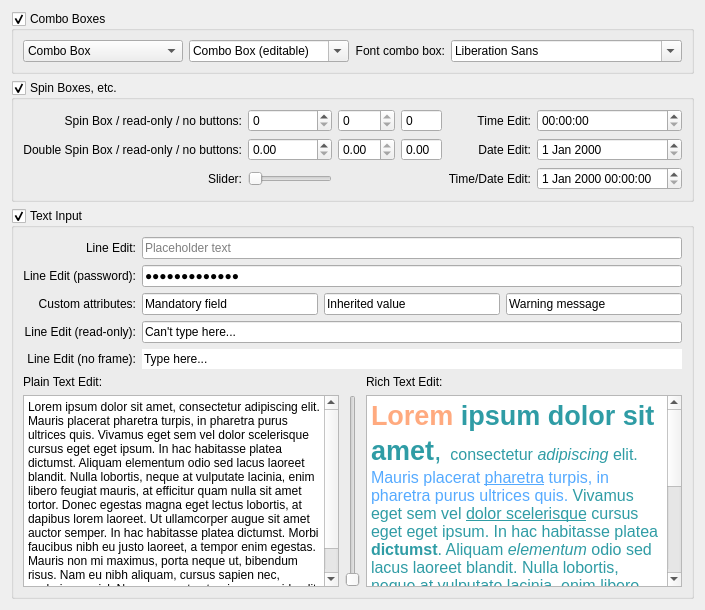
      <widget class="QWidget" name="tab_3">
       <attribute name="title">
        <string>Input Widgets</string>
       </attribute>
       <layout class="QVBoxLayout" name="verticalLayout_8">
        <item>
         <widget class="QGroupBox" name="groupBox_5">
          <property name="title">
           <string>Combo Boxes</string>
          </property>
          <property name="checkable">
           <bool>true</bool>
          </property>
          <layout class="QHBoxLayout" name="horizontalLayout_2">
           <item>
            <widget class="QComboBox" name="comboBox">
             <item>
              <property name="text">
               <string>Combo Box</string>
              </property>
             </item>
             <item>
              <property name="text">
               <string>New Item 1</string>
              </property>
             </item>
             <item>
              <property name="text">
               <string>New Item 2</string>
              </property>
             </item>
             <item>
              <property name="text">
               <string>New Item 3</string>
              </property>
             </item>
             <item>
              <property name="text">
               <string>New Item 4</string>
              </property>
             </item>
             <item>
              <property name="text">
               <string>New Item 5</string>
              </property>
             </item>
            </widget>
           </item>
           <item>
            <widget class="QComboBox" name="comboBox_2">
             <property name="editable">
              <bool>true</bool>
             </property>
             <item>
              <property name="text">
               <string>Combo Box (editable)</string>
              </property>
             </item>
             <item>
              <property name="text">
               <string>Item 1</string>
              </property>
             </item>
             <item>
              <property name="text">
               <string>Item 2</string>
              </property>
             </item>
             <item>
              <property name="text">
               <string>Item 3</string>
              </property>
             </item>
             <item>
              <property name="text">
               <string>Item 4</string>
              </property>
             </item>
             <item>
              <property name="text">
               <string>Item 5</string>
              </property>
             </item>
            </widget>
           </item>
           <item>
            <widget class="QLabel" name="label_22">
             <property name="sizePolicy">
              <sizepolicy hsizetype="Maximum" vsizetype="Preferred">
               <horstretch>0</horstretch>
               <verstretch>0</verstretch>
              </sizepolicy>
             </property>
             <property name="text">
              <string>Font combo box:</string>
             </property>
             <property name="alignment">
              <set>Qt::AlignRight|Qt::AlignTrailing|Qt::AlignVCenter</set>
             </property>
            </widget>
           </item>
           <item>
            <widget class="QFontComboBox" name="fontComboBox"/>
           </item>
          </layout>
         </widget>
        </item>
        <item>
         <widget class="QGroupBox" name="groupBox_6">
          <property name="title">
           <string>Spin Boxes, etc.</string>
          </property>
          <property name="checkable">
           <bool>true</bool>
          </property>
          <layout class="QGridLayout" name="gridLayout_3">
           <item row="1" column="2">
            <widget class="QDoubleSpinBox" name="doubleSpinBox_2">
             <property name="readOnly">
              <bool>true</bool>
             </property>
            </widget>
           </item>
           <item row="2" column="5">
            <widget class="QDateTimeEdit" name="dateTimeEdit"/>
           </item>
           <item row="1" column="1">
            <widget class="QDoubleSpinBox" name="doubleSpinBox"/>
           </item>
           <item row="1" column="5">
            <widget class="QDateEdit" name="dateEdit"/>
           </item>
           <item row="0" column="0">
            <widget class="QLabel" name="label_4">
             <property name="text">
              <string>Spin Box / read-only / no buttons:</string>
             </property>
             <property name="alignment">
              <set>Qt::AlignRight|Qt::AlignTrailing|Qt::AlignVCenter</set>
             </property>
            </widget>
           </item>
           <item row="0" column="2">
            <widget class="QSpinBox" name="spinBox_3">
             <property name="readOnly">
              <bool>true</bool>
             </property>
            </widget>
           </item>
           <item row="2" column="4">
            <widget class="QLabel" name="label_8">
             <property name="text">
              <string>Time/Date Edit:</string>
             </property>
             <property name="alignment">
              <set>Qt::AlignRight|Qt::AlignTrailing|Qt::AlignVCenter</set>
             </property>
            </widget>
           </item>
           <item row="0" column="4">
            <widget class="QLabel" name="label_6">
             <property name="text">
              <string>Time Edit:</string>
             </property>
             <property name="alignment">
              <set>Qt::AlignRight|Qt::AlignTrailing|Qt::AlignVCenter</set>
             </property>
            </widget>
           </item>
           <item row="0" column="1">
            <widget class="QSpinBox" name="spinBox"/>
           </item>
           <item row="1" column="0">
            <widget class="QLabel" name="label_5">
             <property name="text">
              <string>Double Spin Box / read-only / no buttons:</string>
             </property>
             <property name="alignment">
              <set>Qt::AlignRight|Qt::AlignTrailing|Qt::AlignVCenter</set>
             </property>
            </widget>
           </item>
           <item row="0" column="5">
            <widget class="QTimeEdit" name="timeEdit"/>
           </item>
           <item row="1" column="3">
            <widget class="QDoubleSpinBox" name="doubleSpinBox_3">
             <property name="buttonSymbols">
              <enum>QAbstractSpinBox::NoButtons</enum>
             </property>
            </widget>
           </item>
           <item row="0" column="3">
            <widget class="QSpinBox" name="spinBox_4">
             <property name="buttonSymbols">
              <enum>QAbstractSpinBox::NoButtons</enum>
             </property>
            </widget>
           </item>
           <item row="1" column="4">
            <widget class="QLabel" name="label_7">
             <property name="text">
              <string>Date Edit:</string>
             </property>
             <property name="alignment">
              <set>Qt::AlignRight|Qt::AlignTrailing|Qt::AlignVCenter</set>
             </property>
            </widget>
           </item>
           <item row="2" column="1">
            <widget class="QSlider" name="horizontalSlider">
             <property name="sizePolicy">
              <sizepolicy hsizetype="Minimum" vsizetype="Fixed">
               <horstretch>0</horstretch>
               <verstretch>0</verstretch>
              </sizepolicy>
             </property>
             <property name="orientation">
              <enum>Qt::Horizontal</enum>
             </property>
            </widget>
           </item>
           <item row="2" column="0">
            <widget class="QLabel" name="label_21">
             <property name="text">
              <string>Slider:</string>
             </property>
             <property name="alignment">
              <set>Qt::AlignRight|Qt::AlignTrailing|Qt::AlignVCenter</set>
             </property>
            </widget>
           </item>
          </layout>
         </widget>
        </item>
        <item>
         <widget class="QGroupBox" name="groupBox_7">
          <property name="title">
           <string>Text Input</string>
          </property>
          <property name="checkable">
           <bool>true</bool>
          </property>
          <layout class="QVBoxLayout" name="verticalLayout_7">
           <item>
            <widget class="QFrame" name="frame">
             <property name="frameShape">
              <enum>QFrame::NoFrame</enum>
             </property>
             <property name="frameShadow">
              <enum>QFrame::Raised</enum>
             </property>
             <layout class="QGridLayout" name="gridLayout_5">
              <property name="leftMargin">
               <number>0</number>
              </property>
              <property name="topMargin">
               <number>0</number>
              </property>
              <property name="rightMargin">
               <number>0</number>
              </property>
              <property name="bottomMargin">
               <number>0</number>
              </property>
              <item row="0" column="1">
               <widget class="QLineEdit" name="lineEdit">
                <property name="text">
                 <string/>
                </property>
                <property name="placeholderText">
                 <string>Placeholder text</string>
                </property>
               </widget>
              </item>
              <item row="4" column="0">
               <widget class="QLabel" name="label_14">
                <property name="text">
                 <string>Line Edit (no frame):</string>
                </property>
                <property name="alignment">
                 <set>Qt::AlignRight|Qt::AlignTrailing|Qt::AlignVCenter</set>
                </property>
               </widget>
              </item>
              <item row="3" column="1">
               <widget class="QLineEdit" name="lineEdit_3">
                <property name="text">
                 <string>Can't type here...</string>
                </property>
                <property name="frame">
                 <bool>true</bool>
                </property>
                <property name="readOnly">
                 <bool>true</bool>
                </property>
                <property name="mandatoryField" stdset="0">
                 <bool>false</bool>
                </property>
               </widget>
              </item>
              <item row="1" column="1">
               <widget class="QLineEdit" name="lineEdit_5">
                <property name="text">
                 <string>Type here....</string>
                </property>
                <property name="echoMode">
                 <enum>QLineEdit::Password</enum>
                </property>
               </widget>
              </item>
              <item row="0" column="0">
               <widget class="QLabel" name="label_9">
                <property name="text">
                 <string>Line Edit:</string>
                </property>
                <property name="alignment">
                 <set>Qt::AlignRight|Qt::AlignTrailing|Qt::AlignVCenter</set>
                </property>
               </widget>
              </item>
              <item row="3" column="0">
               <widget class="QLabel" name="label_13">
                <property name="text">
                 <string>Line Edit (read-only):</string>
                </property>
                <property name="alignment">
                 <set>Qt::AlignRight|Qt::AlignTrailing|Qt::AlignVCenter</set>
                </property>
               </widget>
              </item>
              <item row="1" column="0">
               <widget class="QLabel" name="label_15">
                <property name="text">
                 <string>Line Edit (password):</string>
                </property>
                <property name="alignment">
                 <set>Qt::AlignRight|Qt::AlignTrailing|Qt::AlignVCenter</set>
                </property>
               </widget>
              </item>
              <item row="4" column="1">
               <widget class="QLineEdit" name="lineEdit_4">
                <property name="text">
                 <string>Type here...</string>
                </property>
                <property name="frame">
                 <bool>false</bool>
                </property>
                <property name="readOnly">
                 <bool>true</bool>
                </property>
                <property name="mandatoryField" stdset="0">
                 <bool>false</bool>
                </property>
               </widget>
              </item>
              <item row="2" column="0">
               <widget class="QLabel" name="label_12">
                <property name="text">
                 <string>Custom attributes:</string>
                </property>
                <property name="alignment">
                 <set>Qt::AlignRight|Qt::AlignTrailing|Qt::AlignVCenter</set>
                </property>
                <property name="mandatoryField" stdset="0">
                 <bool>false</bool>
                </property>
               </widget>
              </item>
              <item row="2" column="1">
               <widget class="QFrame" name="customAttr_frame">
                <property name="lineWidth">
                 <number>0</number>
                </property>
                <layout class="QHBoxLayout" name="horizontalLayout_13">
                 <property name="leftMargin">
                  <number>0</number>
                 </property>
                 <property name="topMargin">
                  <number>0</number>
                 </property>
                 <property name="rightMargin">
                  <number>0</number>
                 </property>
                 <property name="bottomMargin">
                  <number>0</number>
                 </property>
                 <item>
                  <widget class="QLineEdit" name="lineEdit_2">
                   <property name="text">
                    <string>Mandatory field</string>
                   </property>
                   <property name="frame">
                    <bool>true</bool>
                   </property>
                   <property name="mandatory" stdset="0">
                    <bool>true</bool>
                   </property>
                  </widget>
                 </item>
                 <item>
                  <widget class="QLineEdit" name="lineEdit_6">
                   <property name="text">
                    <string>Inherited value</string>
                   </property>
                   <property name="frame">
                    <bool>true</bool>
                   </property>
                   <property name="inheritedValue" stdset="0">
                    <bool>true</bool>
                   </property>
                  </widget>
                 </item>
                 <item>
                  <widget class="QLineEdit" name="lineEdit_7">
                   <property name="text">
                    <string>Warning message</string>
                   </property>
                   <property name="frame">
                    <bool>true</bool>
                   </property>
                   <property name="warning" stdset="0">
                    <bool>true</bool>
                   </property>
                  </widget>
                 </item>
                </layout>
               </widget>
              </item>
             </layout>
            </widget>
           </item>
           <item>
            <widget class="QFrame" name="frame_2">
             <property name="frameShape">
              <enum>QFrame::NoFrame</enum>
             </property>
             <property name="frameShadow">
              <enum>QFrame::Raised</enum>
             </property>
             <layout class="QGridLayout" name="gridLayout_4">
              <property name="leftMargin">
               <number>0</number>
              </property>
              <property name="topMargin">
               <number>0</number>
              </property>
              <property name="rightMargin">
               <number>0</number>
              </property>
              <property name="bottomMargin">
               <number>0</number>
              </property>
              <item row="2" column="1">
               <widget class="QSlider" name="verticalSlider">
                <property name="orientation">
                 <enum>Qt::Vertical</enum>
                </property>
               </widget>
              </item>
              <item row="1" column="0">
               <widget class="QLabel" name="label_10">
                <property name="text">
                 <string>Plain Text Edit:</string>
                </property>
               </widget>
              </item>
              <item row="2" column="2">
               <widget class="QTextEdit" name="textEdit">
                <property name="html">
                 <string>&lt;!DOCTYPE HTML PUBLIC &quot;-//W3C//DTD HTML 4.0//EN&quot; &quot;http://www.w3.org/TR/REC-html40/strict.dtd&quot;&gt;
&lt;html&gt;&lt;head&gt;&lt;meta name=&quot;qrichtext&quot; content=&quot;1&quot; /&gt;&lt;style type=&quot;text/css&quot;&gt;
p, li { white-space: pre-wrap; }
&lt;/style&gt;&lt;/head&gt;&lt;body style=&quot; font-family:'Cantarell'; font-size:9pt; font-weight:400; font-style:normal;&quot;&gt;
&lt;p style=&quot; margin-top:12px; margin-bottom:12px; margin-left:0px; margin-right:0px; -qt-block-indent:0; text-indent:0px;&quot;&gt;&lt;span style=&quot; font-family:'Arial,Helvetica,sans'; font-size:20pt; font-weight:600; color:#ffaa7f;&quot;&gt;Lorem&lt;/span&gt;&lt;span style=&quot; font-family:'Arial,Helvetica,sans'; font-size:20pt; font-weight:600; color:#2f9ca5;&quot;&gt; ipsum dolor sit amet&lt;/span&gt;&lt;span style=&quot; font-family:'Arial,Helvetica,sans'; font-size:20pt; color:#2f9ca5;&quot;&gt;,&lt;/span&gt;&lt;span style=&quot; font-family:'Arial,Helvetica,sans'; font-size:24pt; color:#2f9ca5;&quot;&gt; &lt;/span&gt;&lt;span style=&quot; font-family:'Arial,Helvetica,sans'; font-size:12pt; color:#2f9ca5;&quot;&gt;consectetur &lt;/span&gt;&lt;span style=&quot; font-family:'Arial,Helvetica,sans'; font-size:12pt; font-style:italic; color:#2f9ca5;&quot;&gt;adipiscing&lt;/span&gt;&lt;span style=&quot; font-family:'Arial,Helvetica,sans'; font-size:12pt; color:#2f9ca5;&quot;&gt; elit. &lt;/span&gt;&lt;span style=&quot; font-family:'Arial,Helvetica,sans'; font-size:12pt; color:#55aaff;&quot;&gt;Mauris placerat &lt;/span&gt;&lt;span style=&quot; font-family:'Arial,Helvetica,sans'; font-size:12pt; text-decoration: underline; color:#55aaff;&quot;&gt;pharetra&lt;/span&gt;&lt;span style=&quot; font-family:'Arial,Helvetica,sans'; font-size:12pt; color:#55aaff;&quot;&gt; turpis, in pharetra purus ultrices quis.&lt;/span&gt;&lt;span style=&quot; font-family:'Arial,Helvetica,sans'; font-size:12pt; color:#2f9ca5;&quot;&gt; Vivamus eget sem vel &lt;/span&gt;&lt;span style=&quot; font-family:'Arial,Helvetica,sans'; font-size:12pt; text-decoration: underline; color:#2f9ca5;&quot;&gt;dolor scelerisque&lt;/span&gt;&lt;span style=&quot; font-family:'Arial,Helvetica,sans'; font-size:12pt; color:#2f9ca5;&quot;&gt; cursus eget eget ipsum. In hac habitasse platea &lt;/span&gt;&lt;span style=&quot; font-family:'Arial,Helvetica,sans'; font-size:12pt; font-weight:600; color:#2f9ca5;&quot;&gt;dictumst&lt;/span&gt;&lt;span style=&quot; font-family:'Arial,Helvetica,sans'; font-size:12pt; color:#2f9ca5;&quot;&gt;. Aliquam &lt;/span&gt;&lt;span style=&quot; font-family:'Arial,Helvetica,sans'; font-size:12pt; font-style:italic; color:#2f9ca5;&quot;&gt;elementum&lt;/span&gt;&lt;span style=&quot; font-family:'Arial,Helvetica,sans'; font-size:12pt; color:#2f9ca5;&quot;&gt; odio sed lacus laoreet blandit. Nulla lobortis, neque at vulputate lacinia, enim libero feugiat mauris, at efficitur quam nulla sit amet tortor. Donec egestas magna eget lectus lobortis, at dapibus lorem laoreet. Ut ullamcorper augue sit amet auctor semper. In hac habitasse platea dictumst. Morbi faucibus nibh eu justo laoreet, a tempor enim egestas. Mauris non mi &lt;/span&gt;&lt;span style=&quot; font-family:'Arial,Helvetica,sans'; font-size:12pt; text-decoration: underline; color:#2f9ca5;&quot;&gt;maximus&lt;/span&gt;&lt;span style=&quot; font-family:'Arial,Helvetica,sans'; font-size:12pt; color:#2f9ca5;&quot;&gt;, porta neque ut, bibendum risus. Nam eu nibh aliquam, cursus sapien nec, scelerisque nisl. Nam ac egestas turpis, ac gravida elit.&lt;/span&gt;&lt;/p&gt;&lt;/body&gt;&lt;/html&gt;</string>
                </property>
               </widget>
              </item>
              <item row="2" column="0">
               <widget class="QPlainTextEdit" name="plainTextEdit">
                <property name="readOnly">
                 <bool>false</bool>
                </property>
                <property name="plainText">
                 <string>Lorem ipsum dolor sit amet, consectetur adipiscing elit. Mauris placerat pharetra turpis, in pharetra purus ultrices quis. Vivamus eget sem vel dolor scelerisque cursus eget eget ipsum. In hac habitasse platea dictumst. Aliquam elementum odio sed lacus laoreet blandit. Nulla lobortis, neque at vulputate lacinia, enim libero feugiat mauris, at efficitur quam nulla sit amet tortor. Donec egestas magna eget lectus lobortis, at dapibus lorem laoreet. Ut ullamcorper augue sit amet auctor semper. In hac habitasse platea dictumst. Morbi faucibus nibh eu justo laoreet, a tempor enim egestas. Mauris non mi maximus, porta neque ut, bibendum risus. Nam eu nibh aliquam, cursus sapien nec, scelerisque nisl. Nam ac egestas turpis, ac gravida elit.</string>
                </property>
               </widget>
              </item>
              <item row="1" column="2">
               <widget class="QLabel" name="label_11">
                <property name="text">
                 <string>Rich Text Edit:</string>
                </property>
               </widget>
              </item>
             </layout>
            </widget>
           </item>
          </layout>
         </widget>
        </item>
       </layout>
      </widget>
